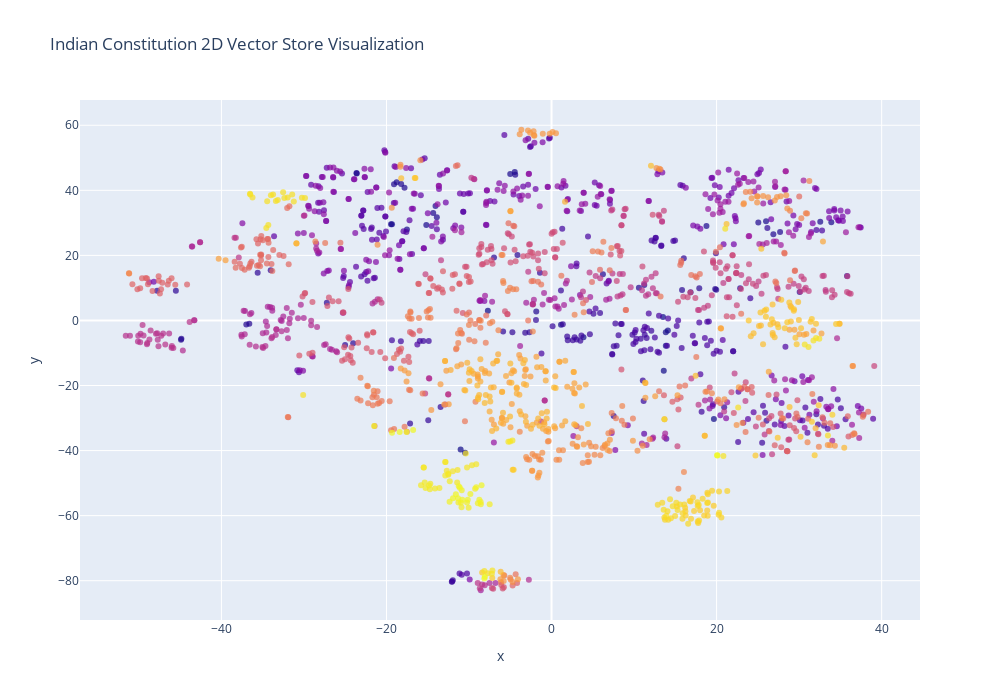

Notebook code for this chart:
### Markdown cell above
### 2D and 3D Visualization

### Code cell
tsne_2d = TSNE(n_components=2, random_state=42, perplexity=30)
coords_2d = tsne_2d.fit_transform(embeddings_array)

fig_2d = go.Figure(data=[go.Scatter(
    x=coords_2d[:, 0],
    y=coords_2d[:, 1],
    mode='markers',
    marker=dict(size=6, color=pages, opacity=0.7),
    text=[f"Page {p}<br>{t[:150]}..." for p, t in zip(pages, texts)],
    hoverinfo='text'
)])

fig_2d.update_layout(
    title='Indian Constitution 2D Vector Store Visualization',
    xaxis_title='x',
    yaxis_title='y',
    width=1000,
    height=700
)

fig_2d.show()

### Figure 1 — Plotly figure (JSON) as saved in the notebook; plotly's stock layout.template omitted (floating-point values rounded to 4 significant figures; data arrays with more than 128 entries replaced by an {"elided": "..."} marker saying what was removed)
{"data": [{"hoverinfo": "text", "marker": {"color": {"elided": "1686 int values"}, "opacity": 0.7, "size": 6}, "mode": "markers", "text": {"elided": "1686 str values"}, "type": "scatter", "x": {"elided": "1686 float values"}, "y": {"elided": "1686 float values"}}], "layout": {"height": 700, "title": {"text": "Indian Constitution 2D Vector Store Visualization"}, "width": 1000, "xaxis": {"title": {"text": "x"}}, "yaxis": {"title": {"text": "y"}}}}
